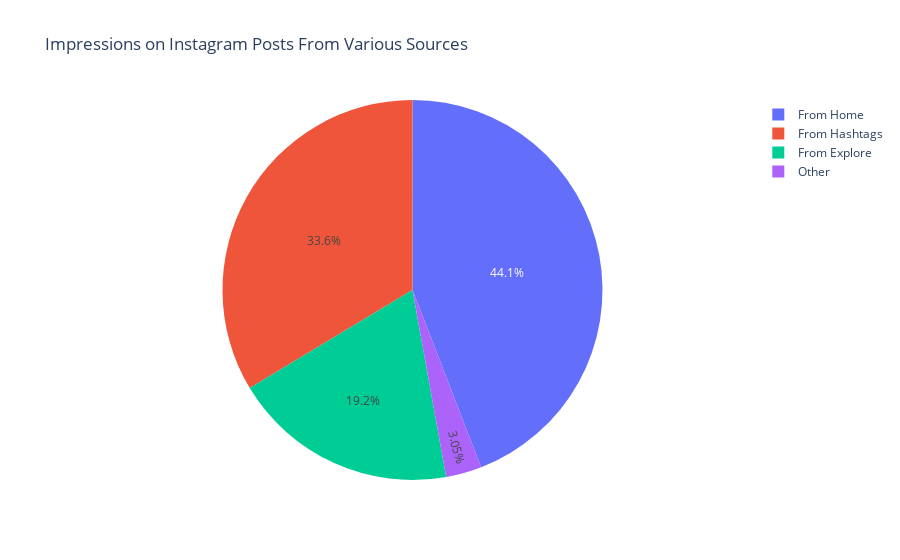

The notebook cell saved with this chart:
### Code cell
home = data["From Home"].sum()
hashtags = data["From Hashtags"].sum()
explore = data["From Explore"].sum()
other = data["From Other"].sum()

labels = ['From Home','From Hashtags','From Explore','Other']
values = [home, hashtags, explore, other]

fig = px.pie(data, values=values, names=labels, 
             title='Impressions on Instagram Posts From Various Sources')
fig.show()

### Figure 1 — Plotly figure (JSON) as saved in the notebook; plotly's stock layout.template omitted (floating-point values rounded to 4 significant figures)
{"data": [{"domain": {"x": [0, 1], "y": [0, 1]}, "hovertemplate": "label=%{label}<br>value=%{value}<extra></extra>", "labels": ["From Home", "From Hashtags", "From Explore", "Other"], "legendgroup": "", "name": "", "showlegend": true, "type": "pie", "values": [294619, 224614, 128294, 20360]}], "layout": {"legend": {"tracegroupgap": 0}, "title": {"text": "Impressions on Instagram Posts From Various Sources"}}}
